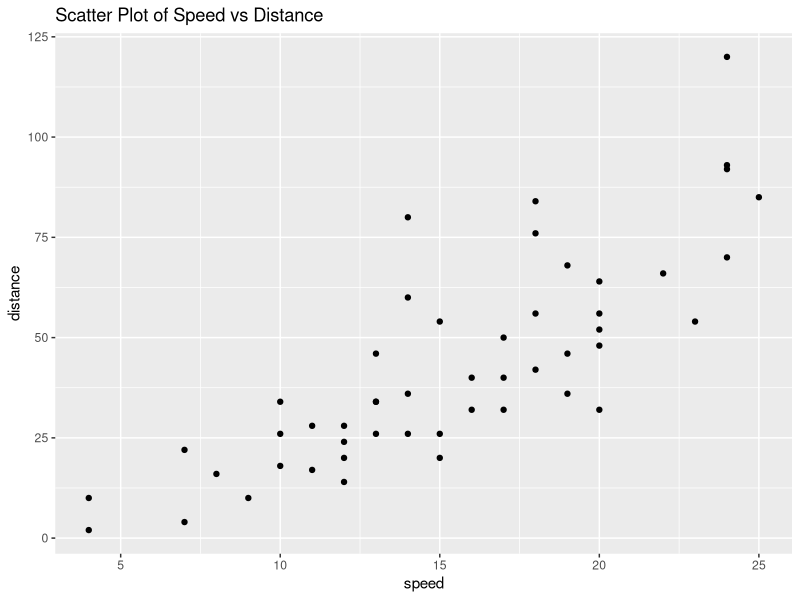
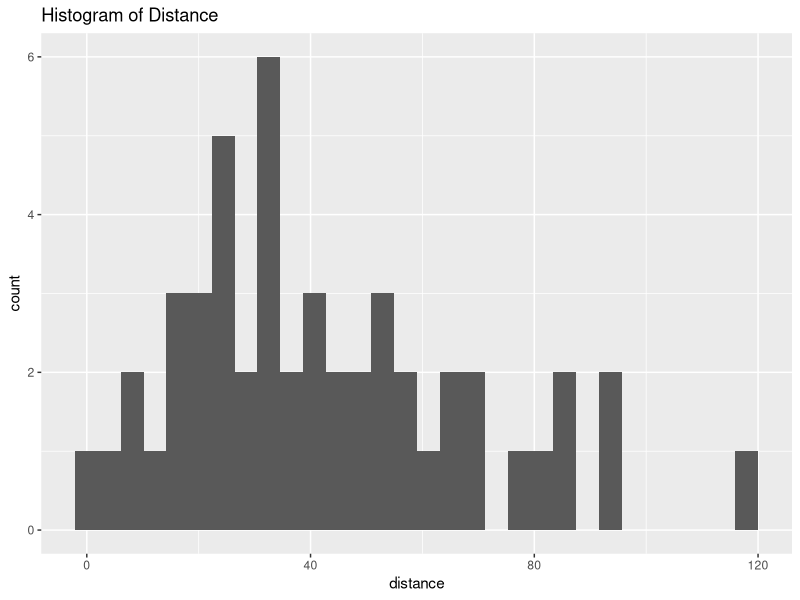
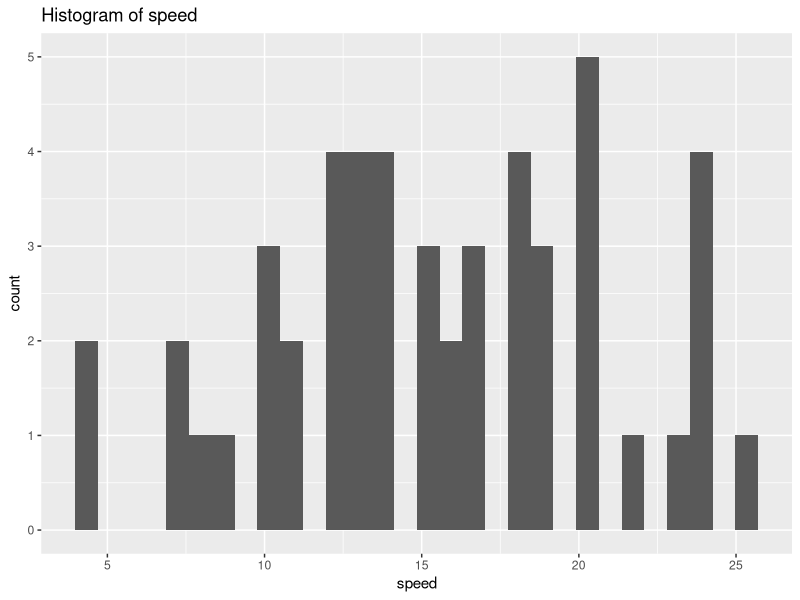
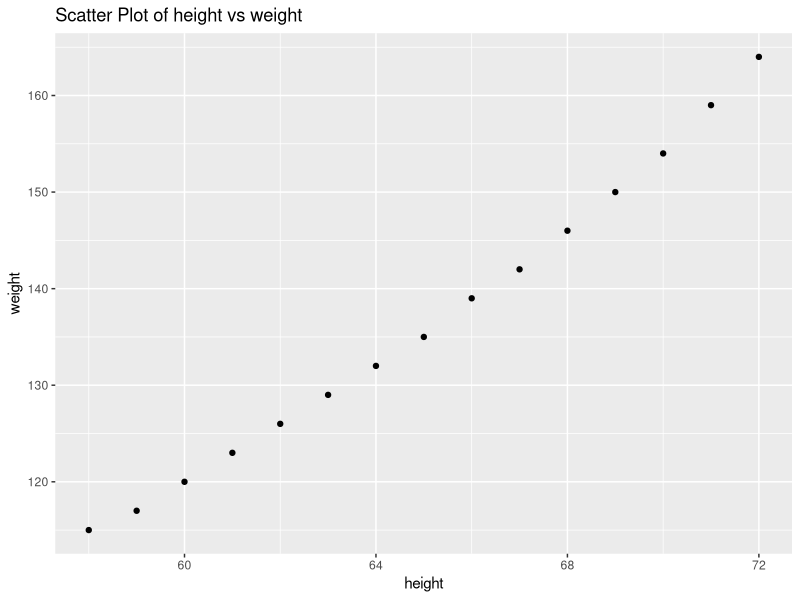
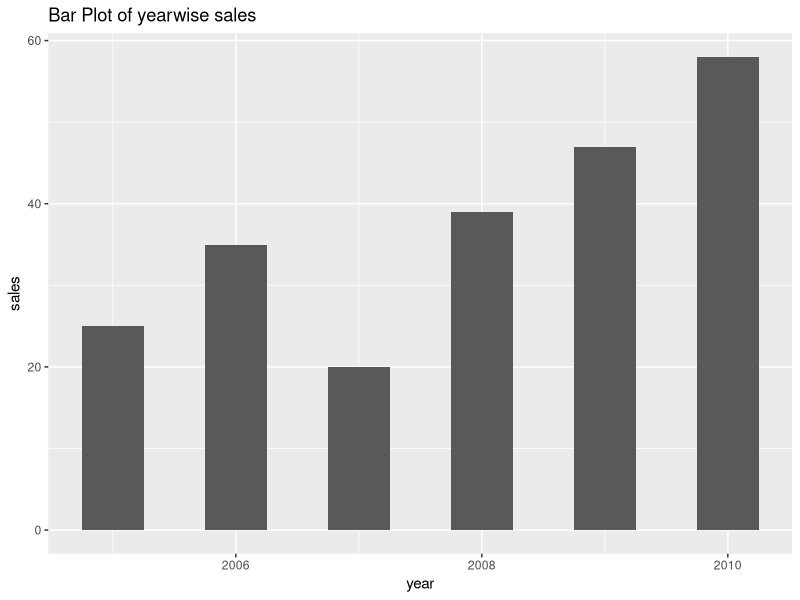
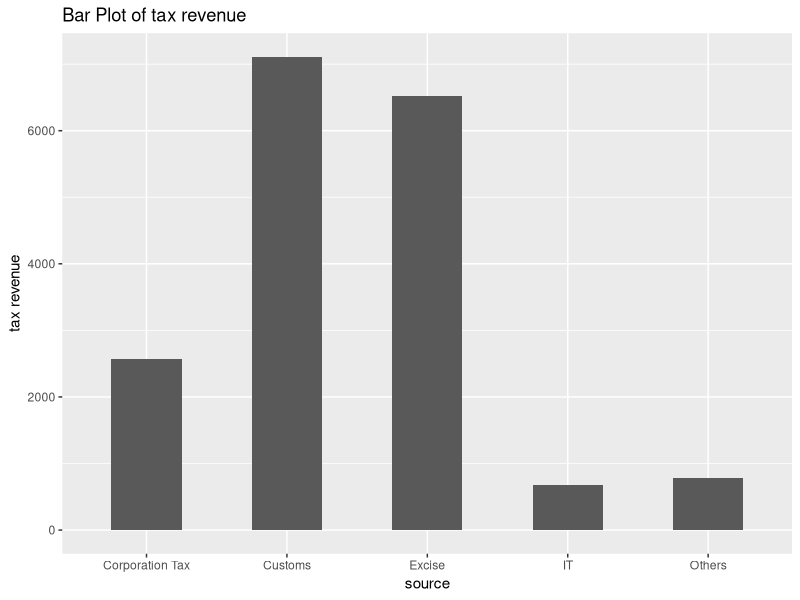
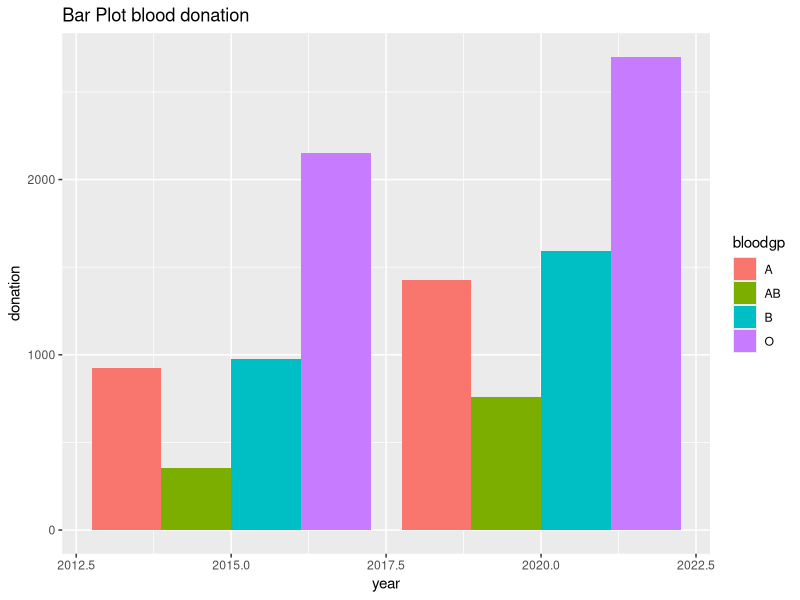
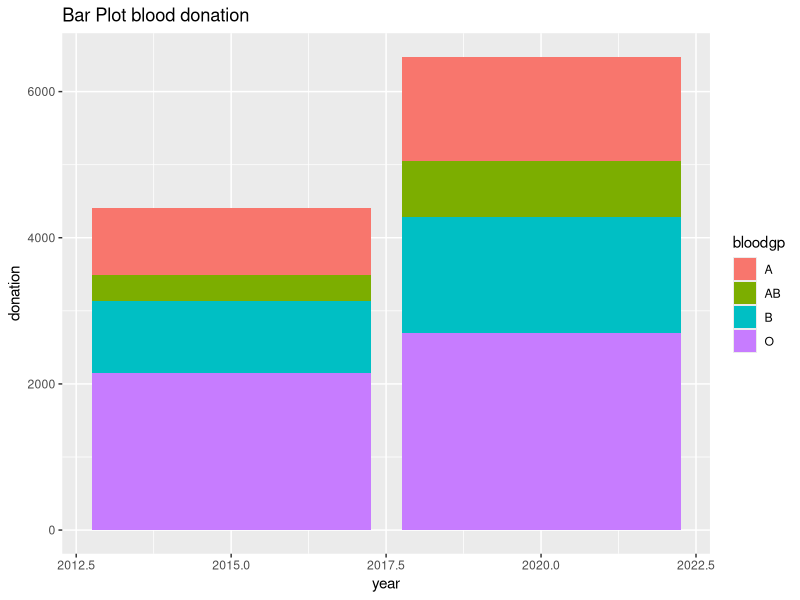

The R source for these figures, in order:
##### Pract1
##### Data Exploration & Cleaning #######
#1
rm(list=ls())
Z=c(14.5,16.7,18.8,10.3,NA,11.5,19.5,20.6)
mean(Z)
Z[is.na(Z)]=mean(Z,na.rm=TRUE)
Z
mean(Z)
var(Z)
class(Z)
str(Z)
dim(Z)

#2
rm(list=ls())
ht=c(5.1,5.3,4.10,5.6,6.1,5.2,NA,4.5)
wt=c(70,69,55,65,110,NA,60,52)
ht1=na.omit(ht)
wt1=na.omit(wt)
mean(ht1)
var(ht1)
mean(wt1)
var(wt1)
ht[is.na(ht)]=mean(ht,na.rm=TRUE)
wt[is.na(wt)]=mean(wt,na.rm=TRUE)
mean(ht)
var(ht)
mean(wt)
var(wt)
#We notice that after imputation the mean remains the same, but the variance reduces
cor(ht,wt)

#3
rm(list = ls())
data("cars")
help(cars)
attach(cars)
class(cars)
str(cars)
dim(cars)
head(cars)
tail(cars)

#4
rm(list = ls())
data("attenu")
help("attenu")
attach(attenu)
class(attenu)
str(attenu)
dim(attenu)
head(attenu)
tail(attenu)


#5
rm(list = ls())
data("airquality")
help("airquality")
attach(airquality)
class(airquality)
str(airquality)
dim(airquality)
head(airquality)
tail(airquality)

aq=na.omit(airquality)
summary(aq)

Ozone[is.na(Ozone)]=mean(Ozone,na.rm=TRUE)
Solar.R[is.na(Solar.R)]=mean(Solar.R,na.rm=TRUE)
Wind[is.na(Wind)]=mean(Wind,na.rm=TRUE)
Temp[is.na(Temp)]=mean(Temp,na.rm=TRUE)
Month[is.na(Month)]=mean(Month,na.rm=TRUE)
Day[is.na(Day)]=mean(Day,na.rm=TRUE)
aqi=data.frame(Ozone,Solar.R,Wind,Temp,Month,Day)
summary(aqi)
cor(Ozone,Solar.R)

##### Pract2
#1
rm(list = ls())
library(ggplot2)
data("cars")
ggplot(cars,aes(x = speed, y = dist))+geom_point()+xlab("speed")+ylab("distance")+ggtitle("Scatter Plot of Speed vs Distance")
ggplot(cars,aes(x = dist))+geom_histogram()+xlab("distance")+ggtitle("Histogram of Distance")
ggplot(cars,aes(x = speed))+geom_histogram()+xlab("speed")+ggtitle("Histogram of speed")

#2
rm(list = ls())
data("women")
ggplot(women,aes(x = height, y = weight))+geom_point()+xlab("height")+ylab("weight")+ggtitle("Scatter Plot of height vs weight")
#ggplot(women,aes(x = height))+geom_histogram()+xlab("weight")+ggtitle("Histogram of weight")

#3
rm(list = ls())
year=2005:2010
sales=c(25,35,20,39,47,58)
data1=data.frame(year,sales)
ggplot(data1,aes(x = year,y = sales))+geom_bar(stat = "identity",width = 0.5)+xlab("year")+ylab("sales")+ggtitle("Bar Plot of yearwise sales")

#4
rm(list = ls())
source1=c("Excise","Customs","Corporation Tax","IT","Others")
taxrev1=c(6528,7109,2566,670,783)
data1=data.frame(source1,taxrev1)
ggplot(data1,aes(x = source1,y = taxrev1))+geom_bar(stat = "identity",width = 0.5)+xlab("source")+ylab("tax revenue")+ggtitle("Bar Plot of tax revenue")

#5
rm(list = ls())
year=c(rep(2015,4),rep(2020,4))
bloodgp=rep(c("O","A","B","AB"),2)
donation=c(2154,926,975,355,2700,1425,1590,760)
data1=data.frame(year,donation,bloodgp)
ggplot(data1,aes(x = year,y = donation,fill=bloodgp))+geom_bar(stat = "identity",position = "dodge")+ggtitle("Bar Plot blood donation")
ggplot(data1,aes(x = year,y = donation,fill=bloodgp))+geom_bar(stat = "identity",position = "stack")+ggtitle("Bar Plot blood donation")

#6
rm(list = ls())
year=2006:2010
hum=c(2810,3542,4301,5362,6593)
sci=c(890,1363,1662,2071,2752)
com=c(540,471,652,895,1113)
data1=data.frame(year,hum,sci,com)
year2=rep(year,3)
std=c(hum,sci,com)
fac=c(rep(c("Humanities"),5),rep(c("Science"),5),rep(c("Commerce"),5))
data2=data.frame(year2,std,fac)
ggplot(data1,aes(x = year,y = hum+sci+com))+geom_bar(stat = "identity")+xlab("year")+ylab("total no. of students")+ggtitle("Bar Plot of total no. of students")
ggplot(data2,aes(x = year2,y = std,fill=fac))+geom_bar(stat = "identity",position = "dodge")+ggtitle("Bar Plot no. of students in different depts")
ggplot(data2,aes(x = year2,y = std,fill=fac))+geom_bar(stat = "identity",position = "stack")+ggtitle("Bar Plot no. of students in different depts")
